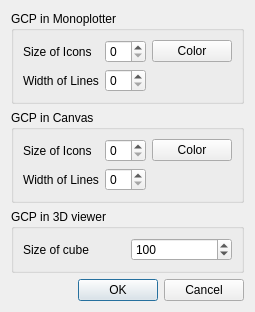
<?xml version="1.0" encoding="UTF-8"?>
<ui version="4.0">
 <class>iconsDialog</class>
 <widget class="QDialog" name="iconsDialog">
  <property name="geometry">
   <rect>
    <x>0</x>
    <y>0</y>
    <width>235</width>
    <height>270</height>
   </rect>
  </property>
  <property name="windowTitle">
   <string>Dialog</string>
  </property>
  <layout class="QGridLayout" name="gridLayout">
   <item row="0" column="0">
    <widget class="QGroupBox" name="groupBoxCanvas">
     <property name="title">
      <string>GCP in Monoplotter</string>
     </property>
     <layout class="QGridLayout" name="gridLayout_2">
      <item row="0" column="0">
       <widget class="QLabel" name="label">
        <property name="text">
         <string>Size of Icons</string>
        </property>
       </widget>
      </item>
      <item row="0" column="2">
       <widget class="QPushButton" name="colorMButton">
        <property name="text">
         <string>Color</string>
        </property>
       </widget>
      </item>
      <item row="0" column="1">
       <widget class="QSpinBox" name="spinBoxSM">
        <property name="value">
         <number>0</number>
        </property>
       </widget>
      </item>
      <item row="1" column="1">
       <widget class="QSpinBox" name="spinBoxWM">
        <property name="value">
         <number>0</number>
        </property>
       </widget>
      </item>
      <item row="1" column="0">
       <widget class="QLabel" name="label_2">
        <property name="text">
         <string>Width of Lines</string>
        </property>
       </widget>
      </item>
     </layout>
    </widget>
   </item>
   <item row="1" column="0">
    <widget class="QGroupBox" name="groupBoxMonoplot">
     <property name="title">
      <string>GCP in Canvas</string>
     </property>
     <layout class="QGridLayout" name="gridLayout_3">
      <item row="0" column="2">
       <widget class="QPushButton" name="colorCButton">
        <property name="text">
         <string>Color</string>
        </property>
       </widget>
      </item>
      <item row="0" column="1">
       <widget class="QSpinBox" name="spinBoxSC"/>
      </item>
      <item row="1" column="1">
       <widget class="QSpinBox" name="spinBoxWC"/>
      </item>
      <item row="0" column="0">
       <widget class="QLabel" name="label_5">
        <property name="text">
         <string>Size of Icons</string>
        </property>
       </widget>
      </item>
      <item row="1" column="0">
       <widget class="QLabel" name="label_6">
        <property name="text">
         <string>Width of Lines</string>
        </property>
       </widget>
      </item>
     </layout>
    </widget>
   </item>
   <item row="3" column="0">
    <widget class="QDialogButtonBox" name="buttonBox">
     <property name="orientation">
      <enum>Qt::Horizontal</enum>
     </property>
     <property name="standardButtons">
      <set>QDialogButtonBox::Cancel|QDialogButtonBox::Ok</set>
     </property>
    </widget>
   </item>
   <item row="2" column="0">
    <widget class="QGroupBox" name="groupBox">
     <property name="title">
      <string>GCP in 3D viewer</string>
     </property>
     <layout class="QGridLayout" name="gridLayout_4">
      <item row="0" column="0">
       <widget class="QLabel" name="label_3">
        <property name="text">
         <string>Size of cube</string>
        </property>
       </widget>
      </item>
      <item row="0" column="1">
       <widget class="QSpinBox" name="spinBox">
        <property name="maximum">
         <number>1000</number>
        </property>
        <property name="singleStep">
         <number>10</number>
        </property>
        <property name="value">
         <number>100</number>
        </property>
       </widget>
      </item>
     </layout>
    </widget>
   </item>
  </layout>
 </widget>
 <resources/>
 <connections>
  <connection>
   <sender>buttonBox</sender>
   <signal>accepted()</signal>
   <receiver>iconsDialog</receiver>
   <slot>accept()</slot>
   <hints>
    <hint type="sourcelabel">
     <x>248</x>
     <y>254</y>
    </hint>
    <hint type="destinationlabel">
     <x>157</x>
     <y>274</y>
    </hint>
   </hints>
  </connection>
  <connection>
   <sender>buttonBox</sender>
   <signal>rejected()</signal>
   <receiver>iconsDialog</receiver>
   <slot>reject()</slot>
   <hints>
    <hint type="sourcelabel">
     <x>316</x>
     <y>260</y>
    </hint>
    <hint type="destinationlabel">
     <x>286</x>
     <y>274</y>
    </hint>
   </hints>
  </connection>
 </connections>
</ui>
